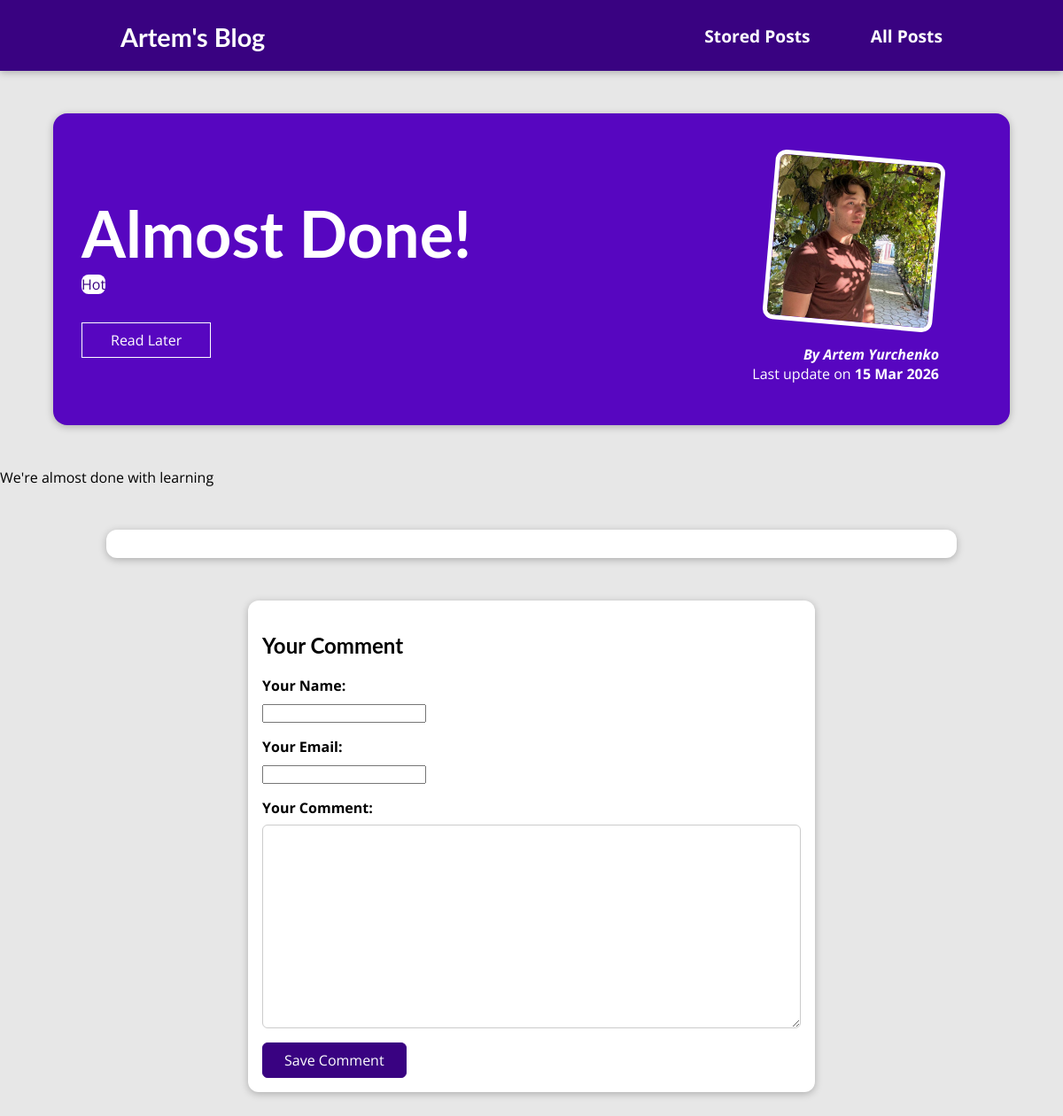
/posts/almost-done, run on the app's committed database.
### blog/models.py (models this page shows, shortened)
class Post(models.Model):
    title = models.CharField(max_length=150)
    excerpt = models.CharField(max_length=200)
    image = models.ImageField(upload_to="posts", null=True)
    date = models.DateField(auto_now=True)
    slug = models.SlugField(unique=True, db_index=True)
    content = models.TextField(validators=[MinLengthValidator(10)])
    author = models.ForeignKey(
        Author, on_delete=models.SET_NULL, null=True, related_name="posts")
    tags = models.ManyToManyField(Tag)

class Tag(models.Model):
    caption = models.CharField(max_length=20)

class Author(models.Model):
    first_name = models.CharField(max_length=100)
    last_name = models.CharField(max_length=100)
    email_address = models.EmailField()
    def full_name(self):
        return f"{self.first_name} {self.last_name}"

### blog/views.py (the view, shortened to what this page needs)
# urls.py: path("posts/<slug:slug>", views.SinglePostView.as_view(),
class SinglePostView(View):
    def is_stored_post(self, request, post_id):
        stored_posts = request.session.get("stored_posts")
        if stored_posts is not None:
            is_saved_for_later = post_id in stored_posts
        else:
            is_saved_for_later = False
        return is_saved_for_later
    def get(self, request, slug):
        post = Post.objects.get(slug=slug)
        stored_posts = request.session.get("stored_posts")
        if stored_posts is not None:
            is_saved_for_later = post.id in stored_posts
        else:
            is_saved_for_later = False
        context = {
            "post": post,
            "post_tags": post.tags.all(),
            "comment_form": CommentForm(),
            "comments": post.comments.all().order_by("-id"),
            "saved_for_later": self.is_stored_post(request, post.id)
        }
        return render(request, "blog/post-detail.html", context)

### blog/forms.py
class CommentForm(forms.ModelForm):
    class Meta:
        model = Comment
        exclude = ["post"]
        labels = {
            "user_name": "Your Name",
            "user_email": "Your Email",
            "text": "Your Comment"
        }

### blog/templates/blog/post-detail.html (shortened to what this page needs)
{% extends "base.html" %}
{% load static %}
{% block css_files %}
    <link rel="stylesheet" href="{% static "blog/post-detail.css" %}" />
{% endblock %}
{% block content %}
    <section id="summary">
        <h2>{{ post.title }}</h2>
        <div>
            {% for tag in post_tags %}
                <span class="tag">{{ tag.caption }}</span>
            {% endfor %}
        </div>
        <div id="read-later">
            <form action="{% url "read-later" %}" method="POST">
                {% if is_stored %}
                    <input type="hidden" name="remove" value="true">
                    <button class="remove-btn">Remove from "Read Later" List</button>
                {% else %}
                    <button class="read-later-btn">
                        {% if saved_for_later %}
                            Remove from "Read Later" List
                        {% else %}
                            Read Later
                        {% endif %}
                    </button>
                {% endif %}
            </form>
        </div>
        <article>
            <img src="{{ post.image.url }}" alt="{{ post.title }}" />
            <address>By <a href="mailto:{{ post.author.email_address }}">{{ post.author.full_name }}</a></address>
            <div>Last update on <time>{{ post.date|date:"d M Y" }}</time></div>
        </article>
    </section>
    <main>
        {{ post.content|linebreaks }}
    </main>
    <section id="comments">
    </section>
    <section id="comment-form">
        <h2>Your Comment</h2>
        <form action="{% url "post-detail-page" post.slug %}" method="POST">
            {% for form_field in comment_form %}
                <div class="form-control {% if form_field.errors %}error{% endif %}">
                    {{ form_field.label_tag }}
                    {{ form_field }}
                </div>
            {% endfor %}
            <button>Save Comment</button>
        </form>
    </section>
{% endblock %}

### static/app.css (style rules this page uses)
* { box-sizing: border-box; }
html { font-family: 'Open Sans', 'Lato', sans-serif; }
body { margin: 0; }
h1, h2, h3 { font-family: 'Lato', sans-serif; font-weight: bold; }

### blog/static/blog/post-detail.css (style rules this page uses)
body { background-color: #e7e7e7; }
#summary { margin: 8rem auto 3rem auto; padding: 2rem; width: 90%; max-width: 90rem; border-radius: 16px; background-color: #5706c0; position: relative; box-shadow: 0 2px 8px rgba(0, 0, 0, 0.25); height: 22rem; }
#summary h2 { color: white; font-size: 4.5rem; margin-bottom: 0.25rem; }
#summary article { position: absolute; top: 2rem; right: 3rem; padding: 1rem 2rem; border-radius: 12px; text-align: right; color: white }
#summary article img { width: 12rem; height: 12rem; border-radius: 12px; transform: rotateZ(5deg); border: 5px solid white; margin-bottom: 1rem; }
#summary address { font-weight: bold; }
#summary a { color: white; text-decoration: none; }
#summary time { font-weight: bold; }
#read-later { margin: 2rem 0; }
#read-later button { background-color: transparent; border: 1px solid white; padding: 0.5rem 2rem; font: inherit; color: white; cursor: pointer; }
.tag { background-color: white; color: #390281; border-radius: 8px; }
#comment-form { margin: 3rem auto; width: 90%; max-width: 40rem; border-radius: 12px; background-color: white; box-shadow: 0 2px 8px rgba(0, 0, 0, 0.25); padding: 1rem; }
#comment-form button { font: inherit; background-color: #390281; color: white; border: 1px solid #390281; padding: 0.5rem 1.5rem; border-radius: 6px; cursor: pointer; }
.form-control { margin-bottom: 1rem; }
.form-control label { font-weight: bold; margin-bottom: 0.5rem; display: block; }
.fotm-control input, .form-control textarea { display: block; width: 100%; font: inherit; padding: 0.25rem; border-radius: 6px; border: 1px solid #ccc; }
#comments { margin: 3rem auto; width: 90%; max-width: 60rem; border-radius: 12px; background-color: white; box-shadow: 0 2px 8px rgba(0, 0, 0, 0.25); padding: 1rem 2rem; }

### data on the page
Post: title "Almost Done!", image (picture), author.full_name "Artem Yurchenko", date "15 Mar 2026", content "We're almost done with learning"
Tag: caption "Hot"
